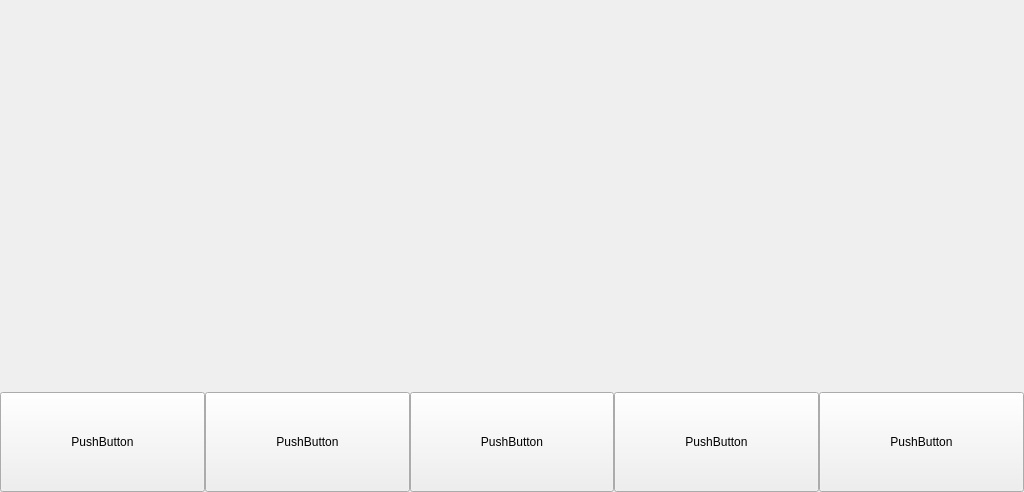
<?xml version="1.0" encoding="UTF-8"?>
<ui version="4.0">
 <class>FormBlue</class>
 <widget class="QWidget" name="FormBlue">
  <property name="geometry">
   <rect>
    <x>0</x>
    <y>0</y>
    <width>1024</width>
    <height>492</height>
   </rect>
  </property>
  <property name="windowTitle">
   <string>Form</string>
  </property>
  <layout class="QHBoxLayout" name="horizontalLayout">
   <property name="spacing">
    <number>0</number>
   </property>
   <property name="leftMargin">
    <number>0</number>
   </property>
   <property name="topMargin">
    <number>0</number>
   </property>
   <property name="rightMargin">
    <number>0</number>
   </property>
   <property name="bottomMargin">
    <number>0</number>
   </property>
   <item>
    <widget class="QWidget" name="widget" native="true">
     <layout class="QVBoxLayout" name="verticalLayout">
      <property name="spacing">
       <number>0</number>
      </property>
      <property name="leftMargin">
       <number>0</number>
      </property>
      <property name="topMargin">
       <number>0</number>
      </property>
      <property name="rightMargin">
       <number>0</number>
      </property>
      <property name="bottomMargin">
       <number>0</number>
      </property>
      <item>
       <widget class="QWidget" name="widget_3" native="true"/>
      </item>
      <item>
       <widget class="QWidget" name="widget_2" native="true">
        <property name="maximumSize">
         <size>
          <width>16777215</width>
          <height>100</height>
         </size>
        </property>
        <layout class="QHBoxLayout" name="horizontalLayout_2">
         <property name="spacing">
          <number>0</number>
         </property>
         <property name="leftMargin">
          <number>0</number>
         </property>
         <property name="topMargin">
          <number>0</number>
         </property>
         <property name="rightMargin">
          <number>0</number>
         </property>
         <property name="bottomMargin">
          <number>0</number>
         </property>
         <item>
          <widget class="QPushButton" name="pushButton_5">
           <property name="minimumSize">
            <size>
             <width>0</width>
             <height>100</height>
            </size>
           </property>
           <property name="text">
            <string>PushButton</string>
           </property>
          </widget>
         </item>
         <item>
          <widget class="QPushButton" name="pushButton_4">
           <property name="minimumSize">
            <size>
             <width>0</width>
             <height>100</height>
            </size>
           </property>
           <property name="text">
            <string>PushButton</string>
           </property>
          </widget>
         </item>
         <item>
          <widget class="QPushButton" name="pushButton_3">
           <property name="minimumSize">
            <size>
             <width>0</width>
             <height>100</height>
            </size>
           </property>
           <property name="text">
            <string>PushButton</string>
           </property>
          </widget>
         </item>
         <item>
          <widget class="QPushButton" name="pushButton_2">
           <property name="minimumSize">
            <size>
             <width>0</width>
             <height>100</height>
            </size>
           </property>
           <property name="text">
            <string>PushButton</string>
           </property>
          </widget>
         </item>
         <item>
          <widget class="QPushButton" name="pushButton">
           <property name="minimumSize">
            <size>
             <width>0</width>
             <height>100</height>
            </size>
           </property>
           <property name="text">
            <string>PushButton</string>
           </property>
          </widget>
         </item>
        </layout>
       </widget>
      </item>
     </layout>
    </widget>
   </item>
  </layout>
 </widget>
 <resources/>
 <connections/>
</ui>
